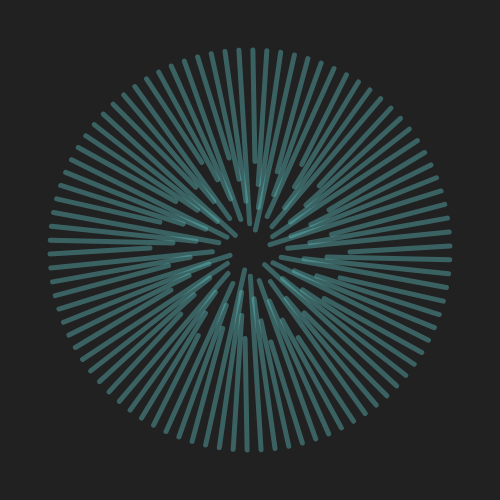
Frame 1 (no input)
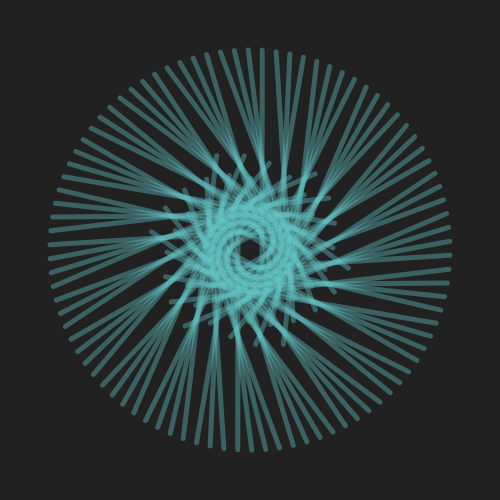
Frame 60 (no input)
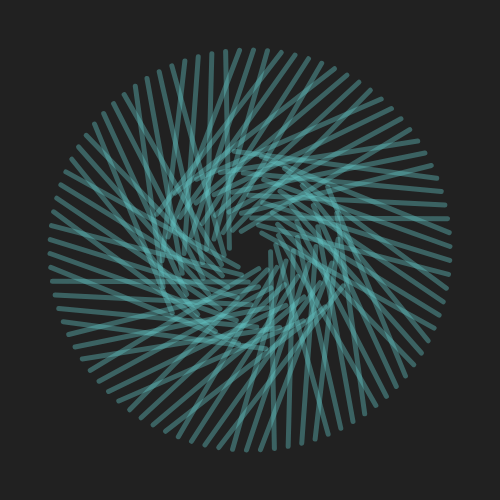
Frame 120 (the mouse pressed at the canvas centre since frame 60)

The p5.js sketch that drew these frames (run headless with seeded random() and noise() and a simulated clock; from frame 60 on, the mouse is pressed at the canvas centre):

// p5.js sketch
// ── sketch.js
let radiusExt = 200;
let radiusInt;
let size = 500;
let outerDots = [];
let innerDots = [];
let offset;

function setup() {
	createCanvas(size, size);
	angleMode(DEGREES);
	for (let angle = 0; angle < 360; angle += 4) {
		let outerDot = new Dot(radiusExt, angle, -1);
		outerDots.push(outerDot);
		let c = angle % 15;
		radiusInt = map(c, 15, 0, 15, 100);
		let innerDot = new Dot(radiusInt, angle, 1);
		innerDots.push(innerDot);
	}
}

function draw() {
	translate(size/2, size/2);
	background(33);
	outerDots.forEach(dot => {
		dot.update();
	});
	innerDots.forEach(dot => {
		dot.update();
	});
	for (let i = 0; i < innerDots.length; i++) {
		stroke(100, 200, 200, 100);
		strokeWeight(5);
		line(outerDots[i].x, outerDots[i].y, innerDots[i].x, innerDots[i].y);
	}
}

class Dot {
	constructor(rad, ang, c) {
		this.r = rad;
		this.a = ang;
		this.c = c;
		this.x = rad * cos(ang);
		this.y = rad * sin(ang);
	}

	show() {
		noStroke();
		point(this.x, this.y);
	}

	update() {
		this.a += 1.175 * this.c;
		this.x = this.r * cos(this.a);
		this.y = this.r * sin(this.a);
		this.show();
	}
}
